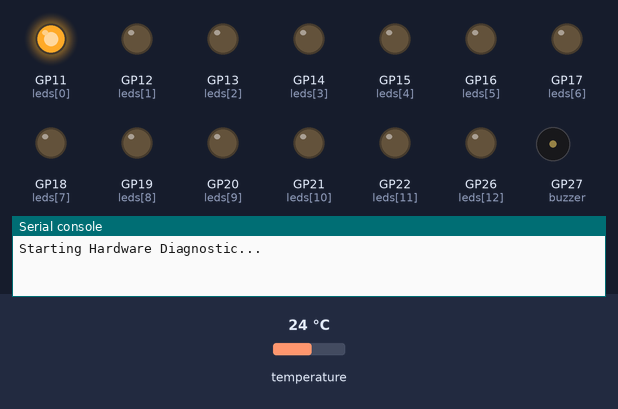
A program run on a simulated Raspberry Pi Pico running MicroPython. Parts: output pins drawn as LEDs (lit = HIGH), buzzer (waves = sounding, pin HIGH), the last lines printed to the serial console. Inputs (shaded band) come from the test bench; at power-on: temperature 24 °C. At 2.3 s the program stops and its outputs stay as they are.

Above: at 0.06 s.
At 0.46 s:
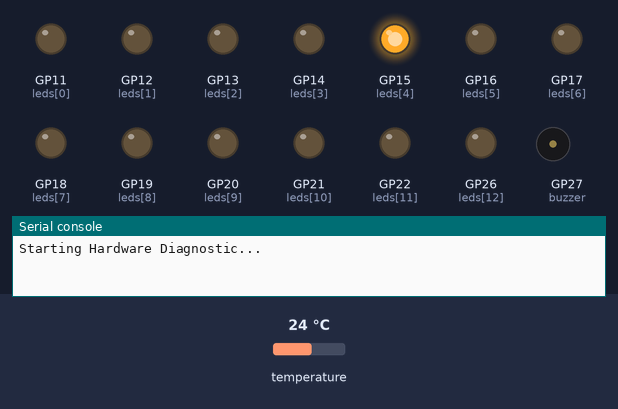
At 0.86 s:
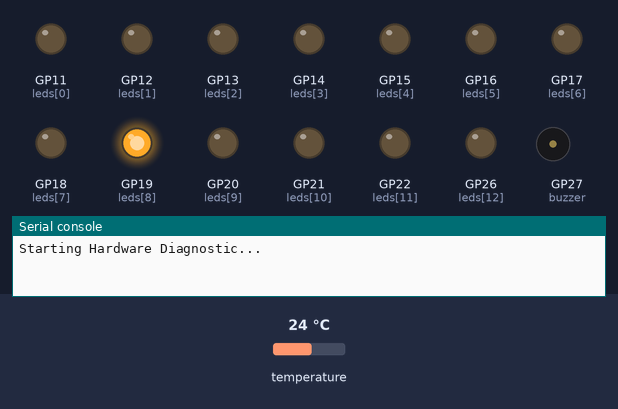
At 1.6 s:
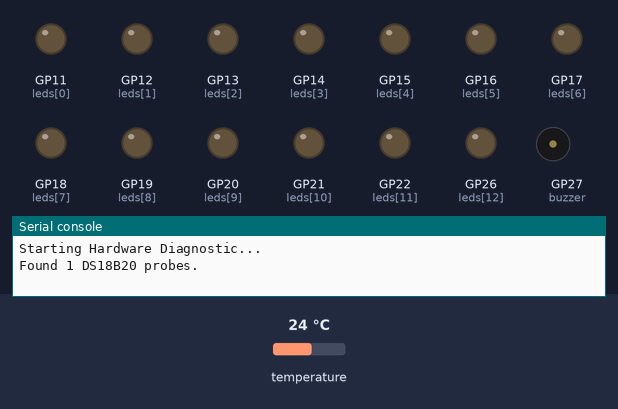
Timing chart, 0 to 3.1 s (numbered marks = the images above):
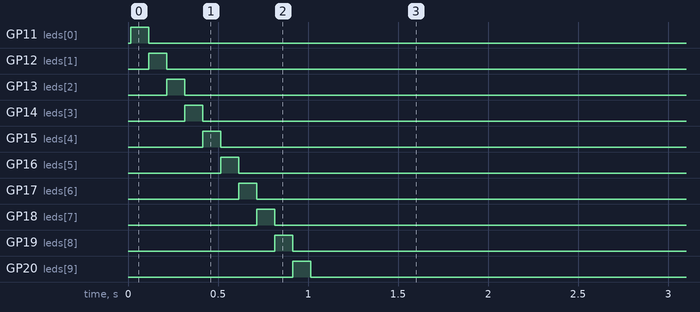

The program:

system_check.py
```python
# (licence header left out)
import machine
import time
import onewire, ds18x20

## UNTESTED - written by Gemini
# Stand-alone system check code


# 1. Initialize I2C for LCD1602
i2c = machine.I2C(0, sda=machine.Pin(0), scl=machine.Pin(1))

# 2. LED Array
led_pins = [11, 12, 13, 14, 15, 16, 17, 18, 19, 20, 21, 22, 26]
leds = [machine.Pin(p, machine.Pin.OUT) for p in led_pins]

# 3. Buzzer
buzzer = machine.Pin(27, machine.Pin.OUT)

# 4. DS18B20 Low Temp Probes
ds_pin = machine.Pin(10)
ds_sensor = ds18x20.DS18X20(onewire.OneWire(ds_pin))

def test_hardware():
    print("Starting Hardware Diagnostic...")

    # Test LEDs sequentially
    for led in leds:
        led.value(1)
        time.sleep(0.1)
        led.value(0)

    # Test Buzzer
    buzzer.value(1)
    time.sleep(0.2)
    buzzer.value(0)

    # Scan for DS18B20 Probes
    roms = ds_sensor.scan()
    print(f"Found {len(roms)} DS18B20 probes.")

    # Read Temps
    ds_sensor.convert_temp()
    time.sleep(0.75)
    for rom in roms:
        temp = ds_sensor.read_temp(rom)
        print(f"Probe {rom.hex()}: {temp:.2f}°C")

# Run test
test_hardware()
```

Measured:
- by itself, GP11 (leds[0]): LOW → HIGH at 0.02 s, → LOW 0.10 s later
- by itself, GP12 (leds[1]): LOW → HIGH at 0.12 s, → LOW 0.10 s later
- by itself, GP13 (leds[2]): LOW → HIGH at 0.22 s, → LOW 0.10 s later
- by itself, GP14 (leds[3]): LOW → HIGH at 0.32 s, → LOW 0.10 s later
- by itself, GP15 (leds[4]): LOW → HIGH at 0.42 s, → LOW 0.10 s later
- by itself, GP16 (leds[5]): LOW → HIGH at 0.52 s, → LOW 0.10 s later
- by itself, GP17 (leds[6]): LOW → HIGH at 0.62 s, → LOW 0.10 s later
- by itself, GP18 (leds[7]): LOW → HIGH at 0.72 s, → LOW 0.10 s later
